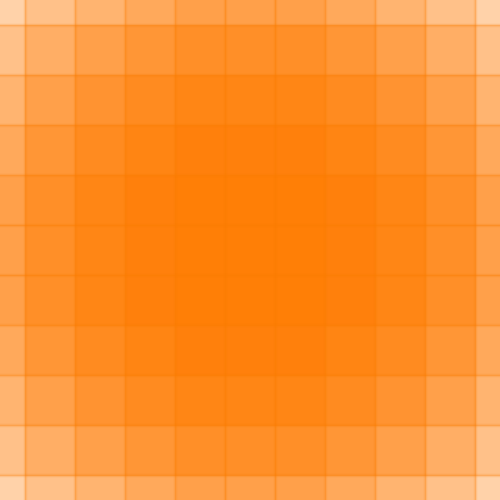
Frame 1 (no input)
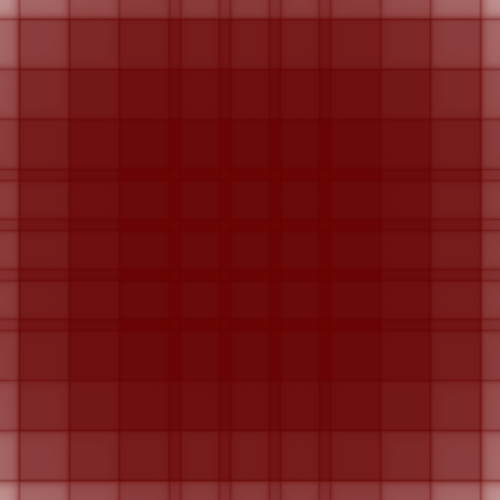
Frame 60 (the mouse pressed at the canvas centre just before this capture)
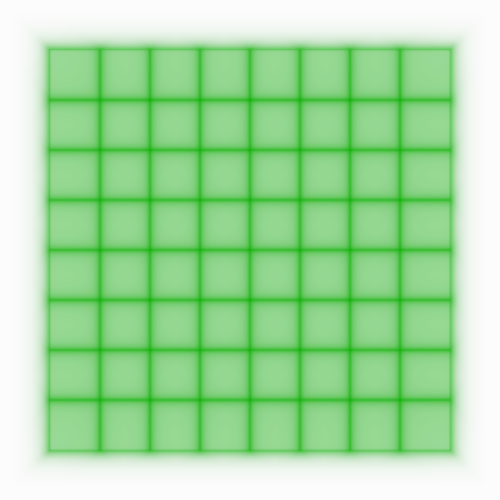
Frame 120 (the mouse held since frame 60 and released just before this capture)

The Processing sketch that drew these frames (run headless with seeded random() and noise(); from frame 60 on, the mouse is pressed at the canvas centre):

// Processing sketch: processing_148675
// ── processing_148675.pde

float diameter; 
float angle = 0;

void setup() {
  size(500, 500);
  background(255);
  diameter = 290;
  noStroke();
  frameRate(1000);
}

float R=125;
float centerR=125;
float a=PI/2;
float a1=PI;
float a2=3*PI/2;
float pathR=125;
float pathG=125;
float G=125;
float centerG=125;
float pathB=125;
float B=125;
float centerB=125;


void draw() {
  noStroke();
  fill(255, 40);
  rect(250, 250, width, height);
  pathR=centerR+R*sin(a);
  a=a+.03;
 
  pathG=centerG+G*sin(a1);
  a1=a1+.03;
  
  pathB=centerB+B*sin(a2);
  fill(pathR, pathG, pathB, 25);
  stroke(pathR, pathG, pathB, 150);
  float c = 10 + (sin(angle + PI/2) * diameter/2) + diameter/2;
  rectMode(CENTER);
  for (int i = 75; i < width-25; i = i + 50) {
    for (int j = 75; j < height-25; j = j + 50) {
      rect(i, j, c, c);
    }
  }
  angle += 0.02;
  filter(BLUR, 1);
}
